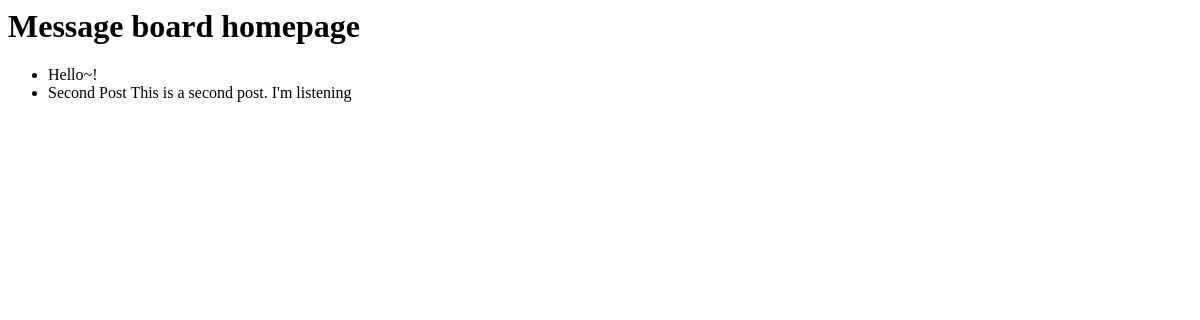
Before: / with the older database file.
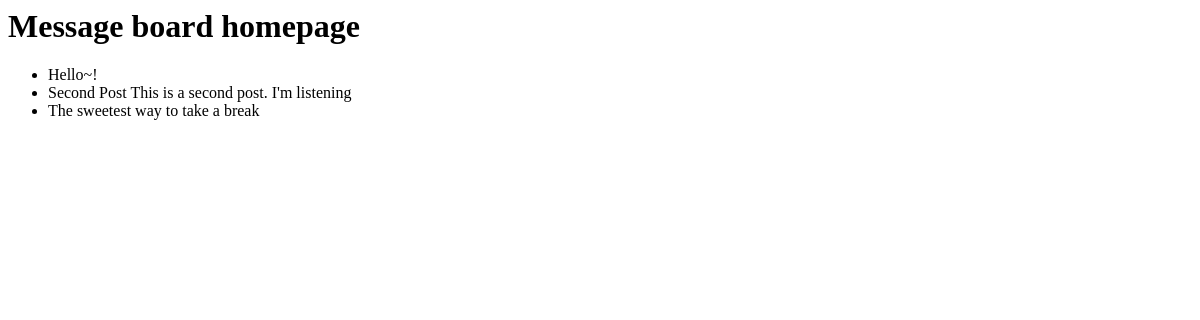
After: the same page with the newer database file.
### posts/models.py (models this page shows)
class Post(models.Model):
    text = models.TextField()
    def __str__(self):
        return self.text[:50]

### posts/views.py (the view)
# urls.py: path('', HomePageView.as_view(), name = 'home')
class HomePageView(ListView):
    model = Post
    template_name = 'home.html'
    context_object_name = 'all_posts_list' #changed name for better understanding

### templates/home.html
<h1>Message board homepage</h1>
<ul>
    {% for post in all_posts_list %}
        <li>{{ post }}</li>
    {% endfor %}
</ul>

Changed rows visible on the page:
added Post: text "The sweetest way to take a break"
